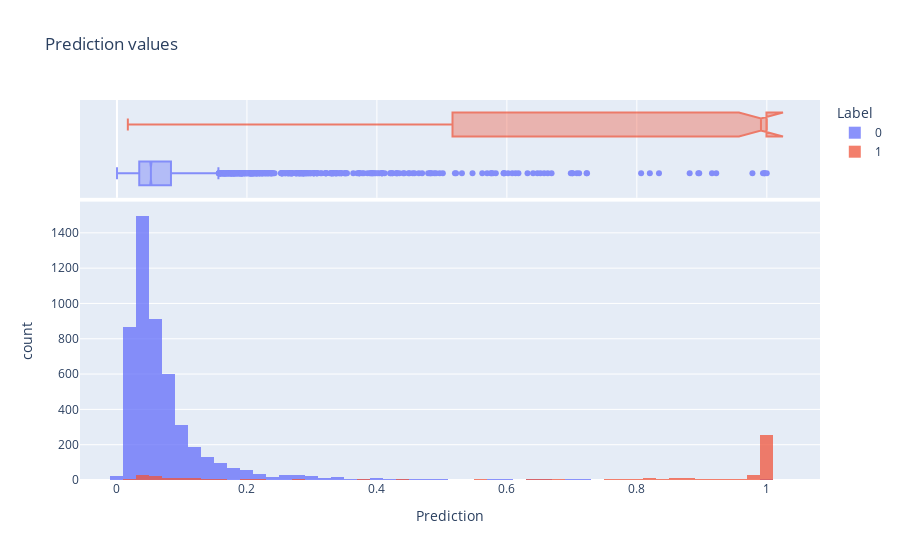

Here is the notebook cell this chart was saved with:
### Code cell
train_predictions = model.predict(X_train, batch_size=BATCH_SIZE)
test_predictions = model.predict(X_test, batch_size=BATCH_SIZE)

predictions_df = pd.DataFrame(
    {"Prediction": train_predictions.ravel(), "Label": y_train.ravel()}
)
predictions_df = pd.concat(
    [
        predictions_df[predictions_df["Label"] == 0].sample(5000, random_state=0),
        predictions_df[predictions_df["Label"] == 1].sample(500, random_state=0),
    ]
)
fig = px.histogram(
    predictions_df,
    x="Prediction",
    title="Prediction values",
    color="Label",
    marginal="box",
    labels={"0": "Legitimate", "1": "Fraudulent"},
)
fig.update_traces(opacity=0.75)
fig.update_layout(barmode="overlay")
fig.show()

### Figure 1 — Plotly figure (JSON) as saved in the notebook; plotly's stock layout.template omitted (floating-point values rounded to 4 significant figures; data arrays with more than 128 entries replaced by an {"elided": "..."} marker saying what was removed)
{"data": [{"alignmentgroup": "True", "bingroup": "x", "hovertemplate": "Label=0<br>Prediction=%{x}<br>count=%{y}<extra></extra>", "legendgroup": "0", "marker": {"color": "#636efa", "pattern": {"shape": ""}}, "name": "0", "offsetgroup": "0", "opacity": 0.75, "orientation": "v", "showlegend": true, "type": "histogram", "x": {"elided": "5000 float values"}, "xaxis": "x", "yaxis": "y"}, {"alignmentgroup": "True", "hovertemplate": "Label=0<br>Prediction=%{x}<extra></extra>", "legendgroup": "0", "marker": {"color": "#636efa"}, "name": "0", "notched": true, "offsetgroup": "0", "opacity": 0.75, "showlegend": false, "type": "box", "x": {"elided": "5000 float values"}, "xaxis": "x2", "yaxis": "y2"}, {"alignmentgroup": "True", "bingroup": "x", "hovertemplate": "Label=1<br>Prediction=%{x}<br>count=%{y}<extra></extra>", "legendgroup": "1", "marker": {"color": "#EF553B", "pattern": {"shape": ""}}, "name": "1", "offsetgroup": "1", "opacity": 0.75, "orientation": "v", "showlegend": true, "type": "histogram", "x": {"elided": "500 float values"}, "xaxis": "x", "yaxis": "y"}, {"alignmentgroup": "True", "hovertemplate": "Label=1<br>Prediction=%{x}<extra></extra>", "legendgroup": "1", "marker": {"color": "#EF553B"}, "name": "1", "notched": true, "offsetgroup": "1", "opacity": 0.75, "showlegend": false, "type": "box", "x": {"elided": "500 float values"}, "xaxis": "x2", "yaxis": "y2"}], "layout": {"barmode": "overlay", "legend": {"title": {"text": "Label"}, "tracegroupgap": 0}, "title": {"text": "Prediction values"}, "xaxis": {"anchor": "y", "domain": [0, 1], "title": {"text": "Prediction"}}, "xaxis2": {"anchor": "y2", "domain": [0, 1], "matches": "x", "showgrid": true, "showticklabels": false}, "yaxis": {"anchor": "x", "domain": [0, 0.7326], "title": {"text": "count"}}, "yaxis2": {"anchor": "x2", "domain": [0.7426, 1], "matches": "y2", "showgrid": false, "showline": false, "showticklabels": false, "ticks": ""}}}
